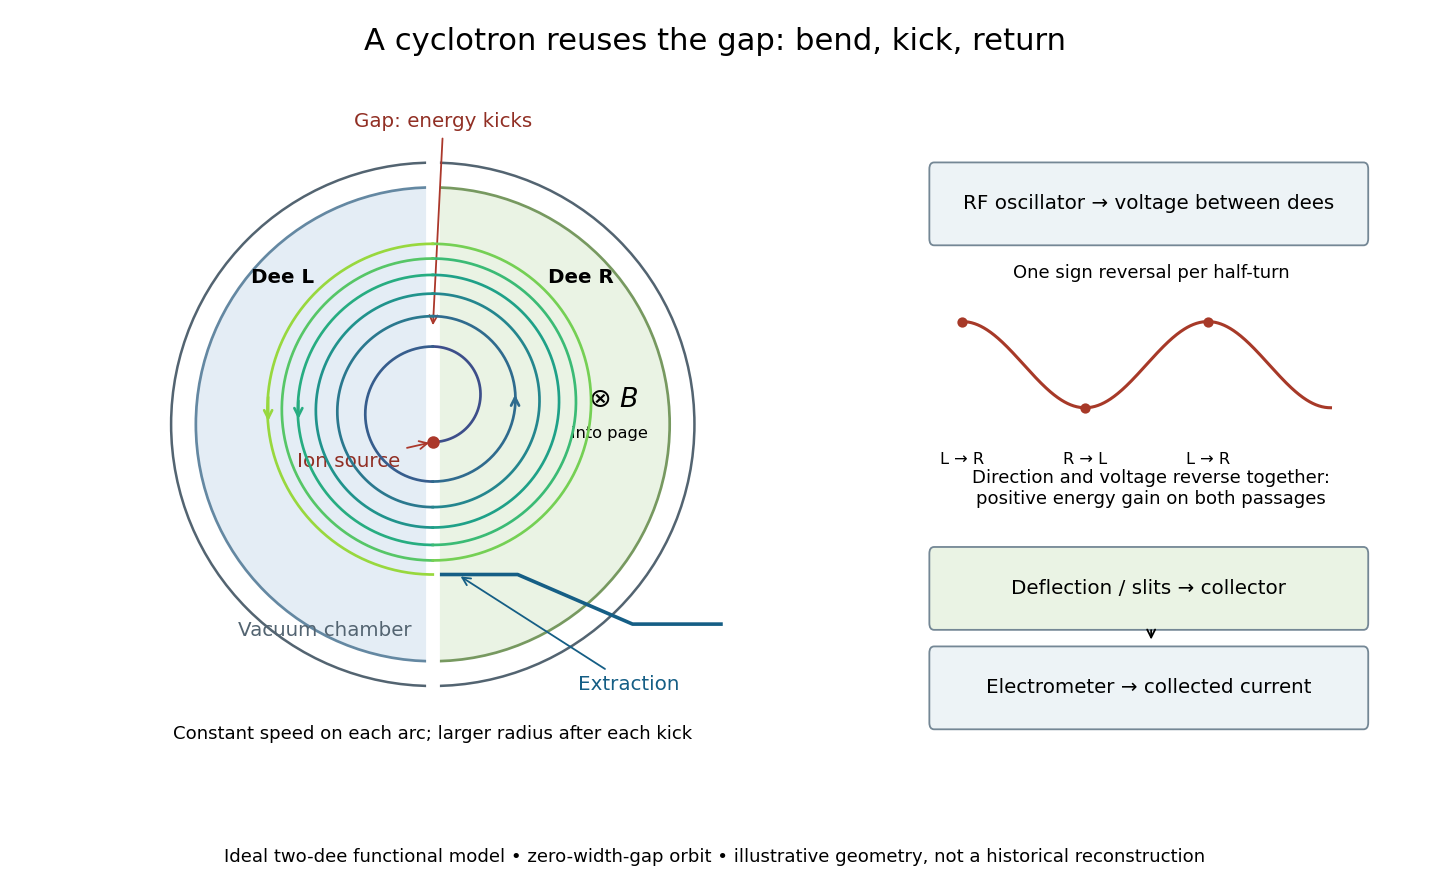

The Python source for this figure:
"""Functional cyclotron schematic; Python 3.14, matplotlib 3.10.7, numpy 2.3.5.

Run from _media. Radii are illustrative; no historical dimensions are inferred.
Each arc solves uniform-B motion at fixed speed. Kicks occur at a zero-width gap.
"""
from pathlib import Path
import numpy as np
import matplotlib.pyplot as plt
from matplotlib.patches import Wedge, Circle, FancyBboxPatch


def orbit(n=12, scale=0.27):
    y = 0.0
    for j in range(1, n + 1):
        radius = scale * np.sqrt(j)
        side = (-1) ** (j + 1)
        theta = np.linspace(0, np.pi, 150)
        x = side * radius * np.sin(theta)
        yy = y + side * radius * (1 - np.cos(theta))
        yield j, radius, x, yy
        y = yy[-1]


def main():
    plt.rcParams.update({'font.size': 11, 'figure.facecolor': 'white', 'savefig.facecolor': 'white'})
    fig = plt.figure(figsize=(11, 6.8), dpi=130)
    ax = fig.add_axes([0.03, 0.14, 0.57, 0.75])
    ax.set_aspect('equal'); ax.axis('off')
    ax.add_patch(Circle((0, 0.1), 1.48, fill=False, lw=1.4, ec='#536471'))
    ax.add_patch(Wedge((0, 0.1), 1.34, 90, 270, fc='#e4edf5', ec='#6488a2', lw=1.5))
    ax.add_patch(Wedge((0, 0.1), 1.34, -90, 90, fc='#eaf3e4', ec='#779960', lw=1.5))
    ax.axvspan(-0.035, 0.035, color='white', zorder=3)
    paths = list(orbit())
    for j, radius, x, y in paths:
        color = plt.cm.viridis(0.18 + j / 18)
        ax.plot(x, y, color=color, lw=1.5, zorder=4)
        if j in (3, 8, 12):
            k = 70
            ax.annotate('', (x[k + 9], y[k + 9]), (x[k], y[k]),
                        arrowprops={'arrowstyle': '->', 'lw': 1.5, 'color': color}, zorder=5)
    ax.scatter([0], [0], c='#ab382b', s=35, zorder=6)
    ax.annotate('Ion source', (0, 0), (-0.77, -0.14),
                arrowprops={'arrowstyle': '->', 'color': '#ab382b'}, color='#912f24')
    ax.text(-1.03, 0.9, 'Dee L', weight='bold')
    ax.text(0.65, 0.9, 'Dee R', weight='bold')
    ax.text(-1.1, -1.1, 'Vacuum chamber', color='#536471')
    ax.text(0.88, 0.2, r'$\otimes\ B$', fontsize=15)
    ax.text(0.78, 0.02, 'into page', fontsize=9)
    ax.annotate('Gap: energy kicks', (0, 0.64), (0.06, 1.78), ha='center',
                arrowprops={'arrowstyle': '->', 'color': '#ab382b'}, color='#912f24')
    ax.text(0, -1.68, 'Constant speed on each arc; larger radius after each kick', ha='center', fontsize=10)
    end_y = paths[-1][3][-1]
    ax.annotate('Extraction', (0.14, end_y), (0.82, -1.4),
                arrowprops={'arrowstyle': '->', 'color': '#155e85'}, color='#155e85')
    ax.plot([0, 0.48, 1.13, 1.63], [end_y, end_y, -1.03, -1.03], c='#155e85', lw=2)
    ax.set_xlim(-1.65, 1.85); ax.set_ylim(-1.8, 1.95)
    bx = fig.add_axes([0.64, 0.13, 0.33, 0.75]); bx.axis('off')
    def box(y, label, color='#edf3f6'):
        bx.add_patch(FancyBboxPatch((0.04, y), 0.91, 0.105, boxstyle='round,pad=0.01',
                                   fc=color, ec='#748795', transform=bx.transAxes))
        bx.text(0.495, y + 0.0525, label, ha='center', va='center', transform=bx.transAxes, fontsize=11)
    box(0.80, 'RF oscillator → voltage between dees')
    bx.text(0.5, 0.74, 'One sign reversal per half-turn', ha='center', fontsize=10)
    t = np.linspace(0, 3, 600)
    bx.plot(0.1 + t * 0.26, 0.61 + 0.065 * np.cos(np.pi * t), color='#a73928', lw=1.7)
    for k, label in enumerate(('L → R', 'R → L', 'L → R')):
        xx = 0.1 + k * 0.26
        bx.scatter(xx, 0.61 + 0.065 * (-1) ** k, c='#a73928', s=22)
        bx.text(xx, 0.46, label, ha='center', fontsize=9)
    bx.text(0.5, 0.40, 'Direction and voltage reverse together:\npositive energy gain on both passages', ha='center', fontsize=10)
    box(0.22, 'Deflection / slits → collector', '#eaf3e4')
    bx.annotate('', (0.5, 0.19), (0.5, 0.215), xycoords='axes fraction', arrowprops={'arrowstyle': '->'})
    box(0.07, 'Electrometer → collected current')
    bx.set_xlim(0, 1); bx.set_ylim(0, 1)
    fig.suptitle('A cyclotron reuses the gap: bend, kick, return', fontsize=17, y=0.97)
    fig.text(0.5, 0.025, 'Ideal two-dee functional model • zero-width-gap orbit • illustrative geometry, not a historical reconstruction', ha='center', fontsize=10)
    fig.savefig(Path.cwd() / (Path(__file__).stem + '.png'), facecolor='white')
    plt.close(fig)


if __name__ == '__main__':
    main()
